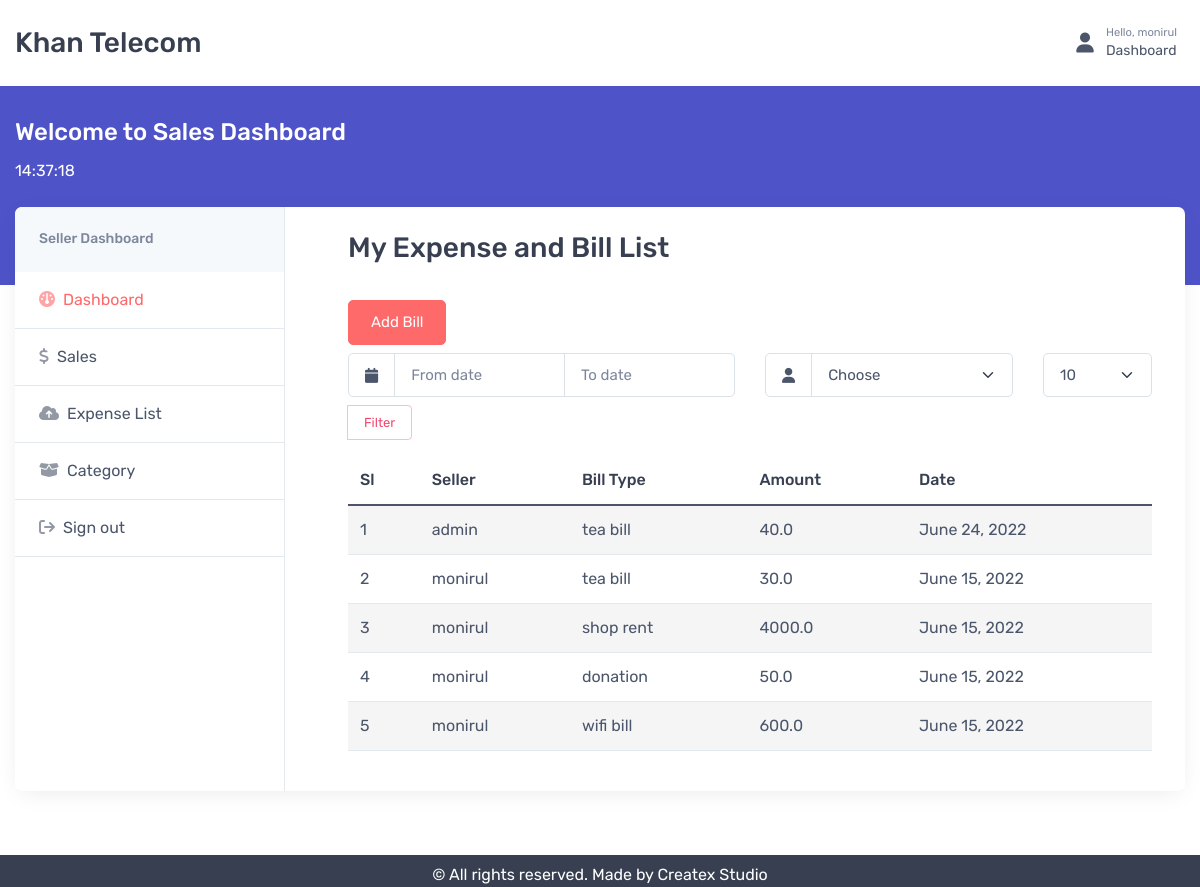
Page /dashboard/bill-list (signed in) on the committed database.
### shop/models.py (models this page shows, shortened)
class MyBill(models.Model):
    user = models.ForeignKey(User, on_delete=models.DO_NOTHING)
    billName = models.CharField(max_length=50, choices=SELECT_BILL)
    total = models.FloatField(default=0.0)
    timestamp = models.DateField(auto_now=True, auto_now_add=False)

### superadmin/views.py (the view)
# urls.py: path('bill-list',views.AddExpense,name='addexpense'),
@login_required(login_url="App_Shop:login")
def AddExpense(request):
    mybill = MyBill.objects.all().order_by("-id")
    form = BillForm(request.POST or None)
    sellers = User.objects.all()
    sName = 0
    pNo = 0
    startDate, endDate = "", ""
    if request.method == "POST":
        if "filterForm" in request.POST:
            dateRange = request.POST['daterange']
            pNo = request.POST["pageNo"]
            sName = request.POST["sellerName"]
            if dateRange != "":
                dateSplit = dateRange.split(" to ")
                startDate = dateSplit[0]
                endDate = dateSplit[1]
                mybill = mybill.filter(timestamp__range=[startDate, endDate])
            if sName != "":
                sName = int(sName)
                mybill = mybill.filter(user_id=sName)
            if pNo != "":
                mybill = mybill[:int(pNo)]
        else:
            if form.is_valid():
                formData = form.save(commit=False)
                formData.user = request.user
                formData.save()
                messages.success(request, "Bill added successfully", extra_tags="bill_add")
                return redirect('App_Admin:addexpense')
    else:
        form = BillForm()
    context = {
        'form': form,
        'mybill': mybill,
        'sellers': sellers,
        'sellerName': sName,
        'sDate': startDate,
        'eDate': endDate,
        'pNo': pNo,
    }
    return render(request, 'dashboard/expenselist.html', context)

### shop/forms.py
class BillForm(forms.ModelForm):
    billName=forms.CharField(label="Select Bill Type",widget=forms.Select(choices=SELECT_BILL))
    class Meta:
        model = MyBill
        fields = ['billName', 'total']

### templates/dashboard/expenselist.html (shortened to what this page needs)
{% extends 'dashboard/base.html' %}
{% load crispy_forms_tags %}
{% load static %}
{% block dashboard %}
    <section class="col-lg-9 py-4" style="padding: 0px 4%;">
    <h3>My Expense and Bill List</h3>
    <div class="pt-4">
        <a class="btn btn-primary" href="#add-address" data-bs-toggle="modal">Add Bill</a>
    </div>
    <form method="POST" class="row my-2" id="filterbill">{% csrf_token %}
                        <div class="col-md-6">
                            <div class="input-group" >
                          <span class="input-group-text">
                            <i class="fa fa-calendar"></i>
                          </span>
                          <input class="form-control date-picker"  value="{{ eDate }}" type="text" placeholder="To date" data-datepicker-options='{"altInput": true, "altFormat": "F j, Y", "dateFormat": "Y-m-d"}' id="end-date">
                        </div>
                        </div>
                        <div class="col-md-4">
                           <div class="input-group" >
                             <span class="input-group-text">
                            <i class="fa fa-user"></i>
                          </span>
                              <select class="form-select" name="sellerName" id="validationCustom03">
                                <option value="">Choose</option>
                              </select>
                        </div>
                        </div>
                       <div class="col-md-2">
                            <div class="input-group" >
                              <select class="form-select" id="validationCustom03" name="pageNo">
                                <option value="10" >10</option>
                              </select>
                        </div>
                       </div>
                      <div class="col-md-1">
                            <div class="input-group" >
                              <button type="button" class="btn btn-outline-danger btn-sm my-2" id="filterBtn2">Filter</button>
                        </div>
                       </div>
                  </form>
    <div class="table-responsive">
        <table id="exampleexpense" class="table table-striped" width="100%">
    <thead>
        <tr>
            <th>Sl</th>
            <th>Seller</th>
            <th>Bill Type</th>
            <th>Amount</th>
            <th>Date</th>
        </tr>
    </thead>
    <tbody>
    {% for bill in mybill %}
     <tr>
            <td>{{ forloop.counter }}</td>
            <td>{{ bill.user }}</td>
            <td>{{ bill.billName }}</td>
            <td>{{ bill.total }}</td>
            <td>{{ bill.timestamp }}</td>
     </tr>
    {% endfor %}
    </tbody>
</table>
    </div>
    </section>
{% endblock %}

### templates/dashboard/base.html (shortened to what this page needs)
<!DOCTYPE html>
{% load static %}
<html lang="en">
  <head>
       <link rel="stylesheet" href="https://cdnjs.cloudflare.com/ajax/libs/font-awesome/6.1.1/css/all.min.css" />
    <link rel="stylesheet" media="screen" href="{% static 'vendor/simplebar/dist/simplebar.min.css' %}"/>
    <link rel="stylesheet" media="screen" href="{% static 'vendor/tiny-slider/dist/tiny-slider.css' %}"/>
    <link rel="stylesheet" media="screen" href="{% static 'vendor/chartist/dist/chartist.min.css' %}"/>
    <link rel="stylesheet" media="screen" href="{% static 'vendor/prismjs/plugins/toolbar/prism-toolbar.css' %}"/>
    <link rel="stylesheet" media="screen" href="{% static 'vendor/prismjs/plugins/line-numbers/prism-line-numbers.css' %}"/>
    <link rel="stylesheet" media="screen" href="{% static 'vendor/flatpickr/dist/flatpickr.min.css' %}"/>
    <link rel="stylesheet" media="screen" href="{% static 'css/theme.min.css' %}">
  </head>
  <body class="handheld-toolbar-enabled">
    <main class="page-wrapper">
      <header class="bg-light shadow-sm navbar-sticky">
        <div class="navbar navbar-expand-lg navbar-light">
          <div class="container">
              <a class="navbar-brand d-none d-sm-block flex-shrink-0 me-4 order-lg-1" href="{% url 'App_Shop:shop' %}">
                  Khan Telecom
              </a>
            <div class="navbar-toolbar d-flex align-items-center order-lg-3">
               <div class="navbar-toolbar d-flex flex-shrink-0 align-items-center ms-xl-2">
                {% if request.user.is_authenticated %}
              <a class="navbar-tool ms-1 ms-lg-0 me-n1 me-lg-2" href="{% url 'App_Admin:dashboard' %}">
                <div class="navbar-tool-icon-box">
                    <i class="navbar-tool-icon fa fa-user"></i>
                </div>
                <div class="navbar-tool-text ms-n3">
                    <small>Hello, {{request.user}}</small>
                    Dashboard
                </div>
              </a>
            {% endif %}
          </div>
            </div>
          </div>
        </div>
      </header>
      <div class="page-title-overlap bg-accent pt-4">
        <div class="container d-flex flex-wrap flex-sm-nowrap justify-content-center justify-content-sm-between align-items-center pt-2">
          <div class="d-flex">
            <div class="text-sm-start me-5">
              <h4 class="text-light">Welcome to Sales Dashboard</h4>
              <div class="text-light" id="txt"></div>
            </div>
          </div>
        </div>
      </div>
      <div class="container mb-5 pb-3">
        <div class="bg-light shadow-lg rounded-3 overflow-hidden">
          <div class="row">
            <aside class="col-lg-3 pe-xl-5">
              <div class="h-100 border-end mb-2">
                <div class="d-lg-block collapse" id="account-menu">
                  <div class="bg-secondary p-4">
                    <h3 class="fs-sm mb-0 text-muted">Seller Dashboard</h3>
                  </div>
                  <ul class="list-unstyled mb-0">
                    <li class="border-bottom mb-0">
                        <a class="nav-link-style d-flex align-items-center px-4 py-3 active" href="{% url 'App_Admin:dashboard' %}">
                            <i class="fa fa-dashboard opacity-60 me-2"></i>
                            Dashboard
                        </a>
                    </li>
                    <li class="border-bottom mb-0">
                        <a class="nav-link-style d-flex align-items-center px-4 py-3" href="{% url 'App_Admin:saleslist' %}">
                            <i class="fa fa-dollar opacity-60 me-2"></i>
                            Sales
                        </a>
                    </li>
                    <li class="border-bottom mb-0">
                        <a class="nav-link-style d-flex align-items-center px-4 py-3" href="{% url 'App_Admin:addexpense' %}">
                            <i class="fa fa-cloud-upload opacity-60 me-2"></i>
                            Expense List
                        </a>
                    </li>
                    <li class="border-bottom mb-0">
                        <a class="nav-link-style d-flex align-items-center px-4 py-3" href="{% url 'App_Admin:category' %}">
                            <i class="fa fa-box-open opacity-60 me-2"></i>Category
                        </a>
                    </li>
                    <li class="mb-0">
                        <a class="nav-link-style d-flex align-items-center px-4 py-3" href="{% url 'App_Shop:logout' %}">
                            <i class="fa fa-sign-out opacity-60 me-2"></i>Sign out
                        </a>
                    </li>
                  </ul>
                  <hr>
                </div>
              </div>
            </aside>
            {% block dashboard %}
            {% endblock %}
          </div>
        </div>
      </div>
    </main>
    <footer class="footer bg-dark">
      <div class="pt-2">
            <div class="text-center text-white">© All rights reserved. Made by <a class="text-light" href="https://createx.studio/" target="_blank" rel="noopener">Createx Studio</a></div>
          </div>
    </footer>
  </body>
</html>

### rows in the picture
MyBill: user "admin", billName "tea bill", total "40.0", timestamp "June 24, 2022"
MyBill: user "monirul", billName "tea bill", total "30.0", timestamp "June 15, 2022"
MyBill: user "monirul", billName "shop rent", total "4000.0", timestamp "June 15, 2022"
MyBill: user "monirul", billName "donation", total "50.0", timestamp "June 15, 2022"
MyBill: user "monirul", billName "wifi bill", total "600.0", timestamp "June 15, 2022"

### other values in the picture
{{ request.user }} "monirul"
